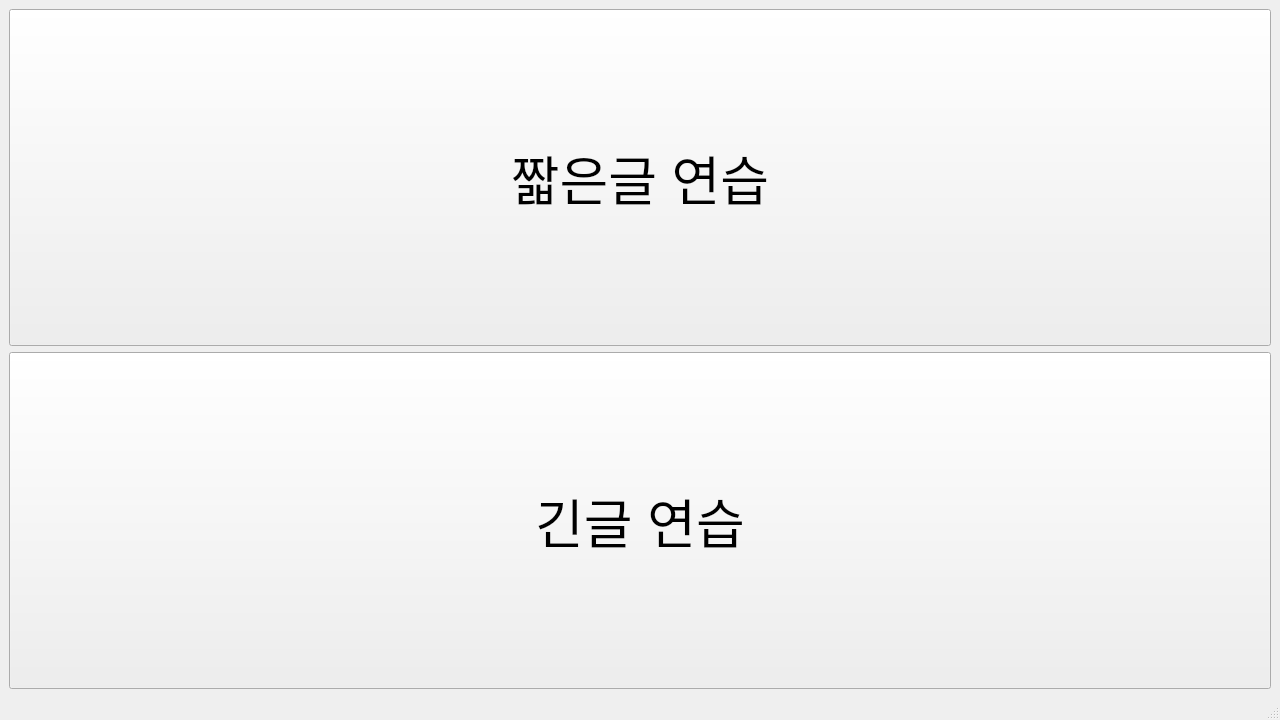
<?xml version="1.0" encoding="UTF-8"?>
<ui version="4.0">
 <class>MainWindow</class>
 <widget class="QMainWindow" name="MainWindow">
  <property name="geometry">
   <rect>
    <x>0</x>
    <y>0</y>
    <width>1280</width>
    <height>720</height>
   </rect>
  </property>
  <property name="windowTitle">
   <string>MainWindow</string>
  </property>
  <widget class="QWidget" name="centralwidget">
   <layout class="QGridLayout" name="gridLayout">
    <item row="0" column="0">
     <widget class="QPushButton" name="Short">
      <property name="sizePolicy">
       <sizepolicy hsizetype="Minimum" vsizetype="Expanding">
        <horstretch>0</horstretch>
        <verstretch>0</verstretch>
       </sizepolicy>
      </property>
      <property name="font">
       <font>
        <pointsize>40</pointsize>
       </font>
      </property>
      <property name="text">
       <string>짧은글 연습</string>
      </property>
     </widget>
    </item>
    <item row="1" column="0">
     <widget class="QPushButton" name="Long">
      <property name="sizePolicy">
       <sizepolicy hsizetype="Minimum" vsizetype="Expanding">
        <horstretch>0</horstretch>
        <verstretch>0</verstretch>
       </sizepolicy>
      </property>
      <property name="font">
       <font>
        <pointsize>40</pointsize>
       </font>
      </property>
      <property name="text">
       <string>긴글 연습</string>
      </property>
     </widget>
    </item>
   </layout>
  </widget>
  <widget class="QMenuBar" name="menubar">
   <property name="geometry">
    <rect>
     <x>0</x>
     <y>0</y>
     <width>1280</width>
     <height>22</height>
    </rect>
   </property>
  </widget>
  <widget class="QStatusBar" name="statusbar"/>
 </widget>
 <resources/>
 <connections/>
</ui>
